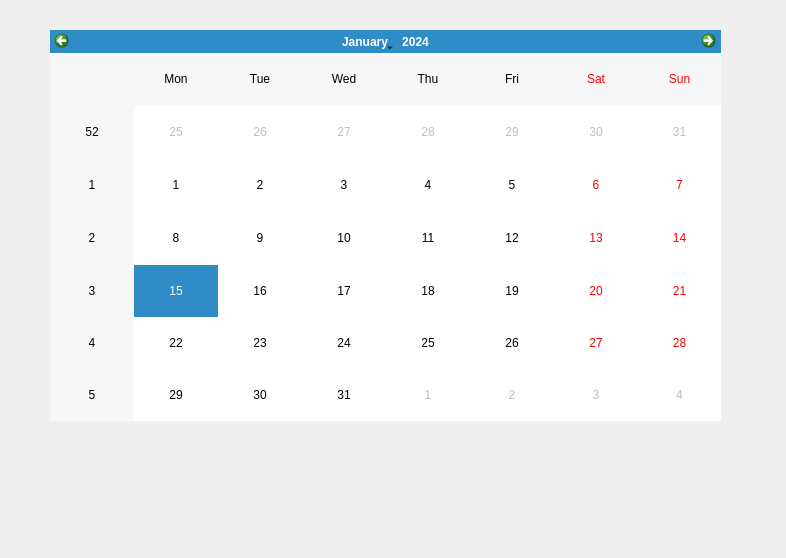
<?xml version="1.0" encoding="UTF-8"?>
<ui version="4.0">
 <class>calendrier</class>
 <widget class="QWidget" name="calendrier">
  <property name="geometry">
   <rect>
    <x>0</x>
    <y>0</y>
    <width>786</width>
    <height>558</height>
   </rect>
  </property>
  <property name="windowTitle">
   <string>Form</string>
  </property>
  <widget class="QCalendarWidget" name="calendarWidget">
   <property name="geometry">
    <rect>
     <x>50</x>
     <y>30</y>
     <width>671</width>
     <height>391</height>
    </rect>
   </property>
  </widget>
 </widget>
 <resources/>
 <connections/>
</ui>
